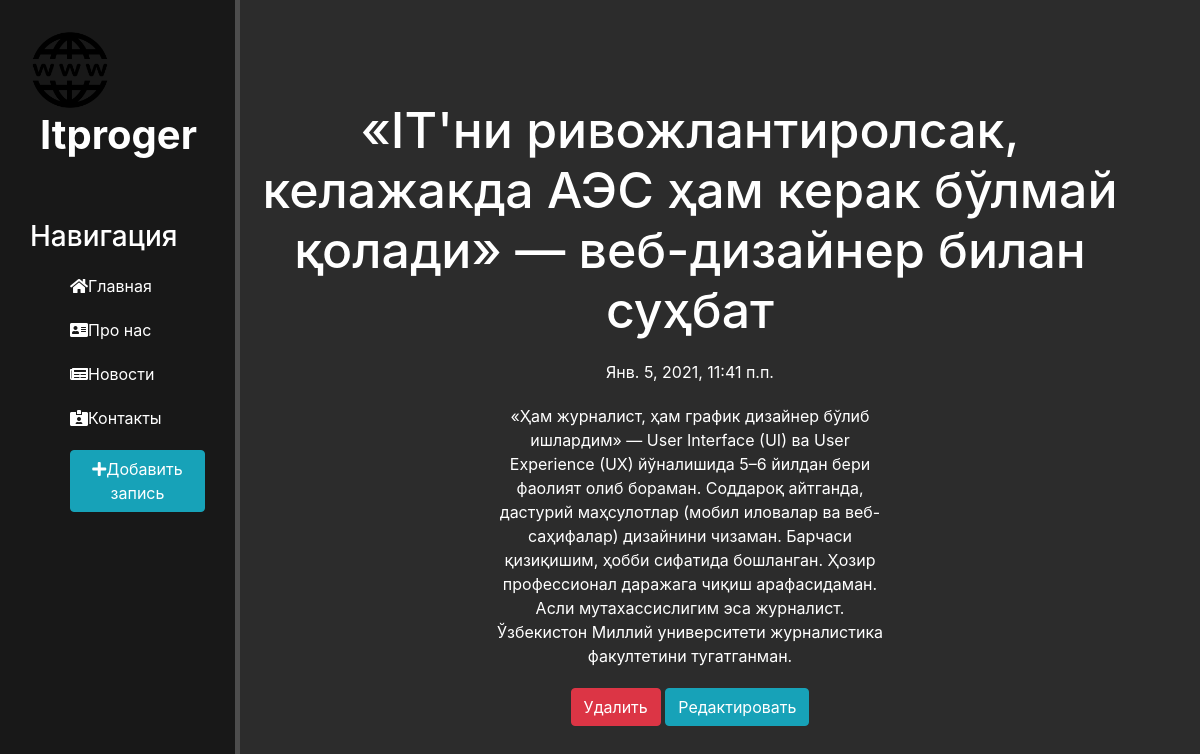
Screenshot of /news/3 with the database file from the repository.
### news/models.py (models this page shows, shortened)
class Articles(models.Model):
    title=models.CharField('Название', max_length=250)
    anons=models.CharField('Анонс', max_length=250)
    full_text=models.TextField('Статья')
    date=models.DateTimeField('Дата публикации')
    class Meta:
        verbose_name='Новость'
        verbose_name_plural='Новости'

### news/views.py (the view)
# urls.py: path('/<int:pk>', views.NewsDetailView.as_view(), name='news-detail'),
class NewsDetailView(DetailView):
    model=Articles
    template_name='news/details_view.html'
    context_object_name='article'

### news/templates/news/details_view.html (shortened to what this page needs)
{% extends 'main/layout.html' %}
{% block content %}
<div class="features">
    <h1>{{article.title}}</h1>
    <p>{{article.date}}</p>
    <p>{{article.full_text}}</p>
    <a href="{% url 'news-delete' article.id %}" class='btn btn-danger'>Удалить</a>
    <a href="{% url 'news-update' article.id %}" class='btn btn-info'>Редактировать</a>
</div>
{% endblock %}

### main/static/main/css/style.css (style rules this page uses)
body { background: #2c2c2c; }
main .features { float:left; color:#fff; margin-top:100px; text-align: center; width: 75%; }
main .features h1 { font-size:50px; }
main .features p { max-width: 400px; margin:20px auto; }

### rows the page displays
Articles: title "«IT'ни ривожлантиролсак, келажакда АЭС ҳам керак бўлмай қолади» — веб-дизайнер билан суҳбат", date "Янв. 5, 2021, 11:41 п.п.", full_text "«Ҳам журналист, ҳам график дизайнер бўлиб ишлардим» — User Interface (UI) ва User Experience (UX) йўналишида 5–6 йилдан бери фаолият олиб бораман. Соддароқ айтганда, дастурий маҳсулотлар (мобил иловалар ва веб-саҳифалар) дизайнини чизаман. Барчаси қизиқишим, ҳобби сифатида бошланган. Ҳозир профессионал даражага чиқиш арафасидаман. Асли мутахассислигим эса журналист. Ўзбекистон Миллий университети журналистика факултетини тугатганман."
